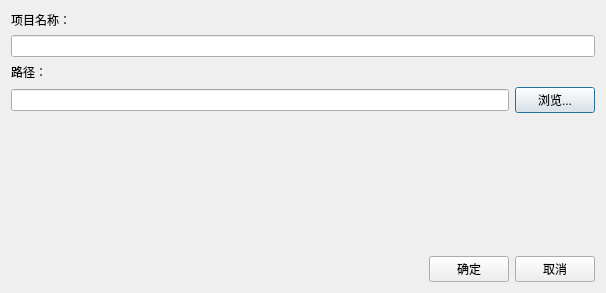
<?xml version="1.0" encoding="UTF-8"?>
<ui version="4.0">
 <class>DialogNewProject</class>
 <widget class="QDialog" name="DialogNewProject">
  <property name="geometry">
   <rect>
    <x>0</x>
    <y>0</y>
    <width>606</width>
    <height>293</height>
   </rect>
  </property>
  <property name="windowTitle">
   <string>新建项目</string>
  </property>
  <layout class="QVBoxLayout" name="verticalLayout_2">
   <item>
    <layout class="QVBoxLayout" name="verticalLayout">
     <item>
      <widget class="QLabel" name="label_2">
       <property name="text">
        <string>项目名称：</string>
       </property>
      </widget>
     </item>
     <item>
      <widget class="QLineEdit" name="projectNameEdit"/>
     </item>
     <item>
      <widget class="QLabel" name="label">
       <property name="text">
        <string>路径：</string>
       </property>
      </widget>
     </item>
     <item>
      <layout class="QHBoxLayout" name="horizontalLayout">
       <item>
        <widget class="QLineEdit" name="projectPathEdit"/>
       </item>
       <item>
        <widget class="QPushButton" name="browsePathButton">
         <property name="text">
          <string>浏览...</string>
         </property>
        </widget>
       </item>
      </layout>
     </item>
    </layout>
   </item>
   <item>
    <spacer name="verticalSpacer">
     <property name="orientation">
      <enum>Qt::Orientation::Vertical</enum>
     </property>
     <property name="sizeHint" stdset="0">
      <size>
       <width>20</width>
       <height>106</height>
      </size>
     </property>
    </spacer>
   </item>
   <item>
    <layout class="QHBoxLayout" name="horizontalLayout_2">
     <item>
      <spacer name="horizontalSpacer">
       <property name="orientation">
        <enum>Qt::Orientation::Horizontal</enum>
       </property>
       <property name="sizeHint" stdset="0">
        <size>
         <width>40</width>
         <height>20</height>
        </size>
       </property>
      </spacer>
     </item>
     <item>
      <widget class="QPushButton" name="commitButton">
       <property name="text">
        <string>确定</string>
       </property>
      </widget>
     </item>
     <item>
      <widget class="QPushButton" name="cancelButton">
       <property name="text">
        <string>取消</string>
       </property>
      </widget>
     </item>
    </layout>
   </item>
  </layout>
 </widget>
 <resources/>
 <connections/>
</ui>
